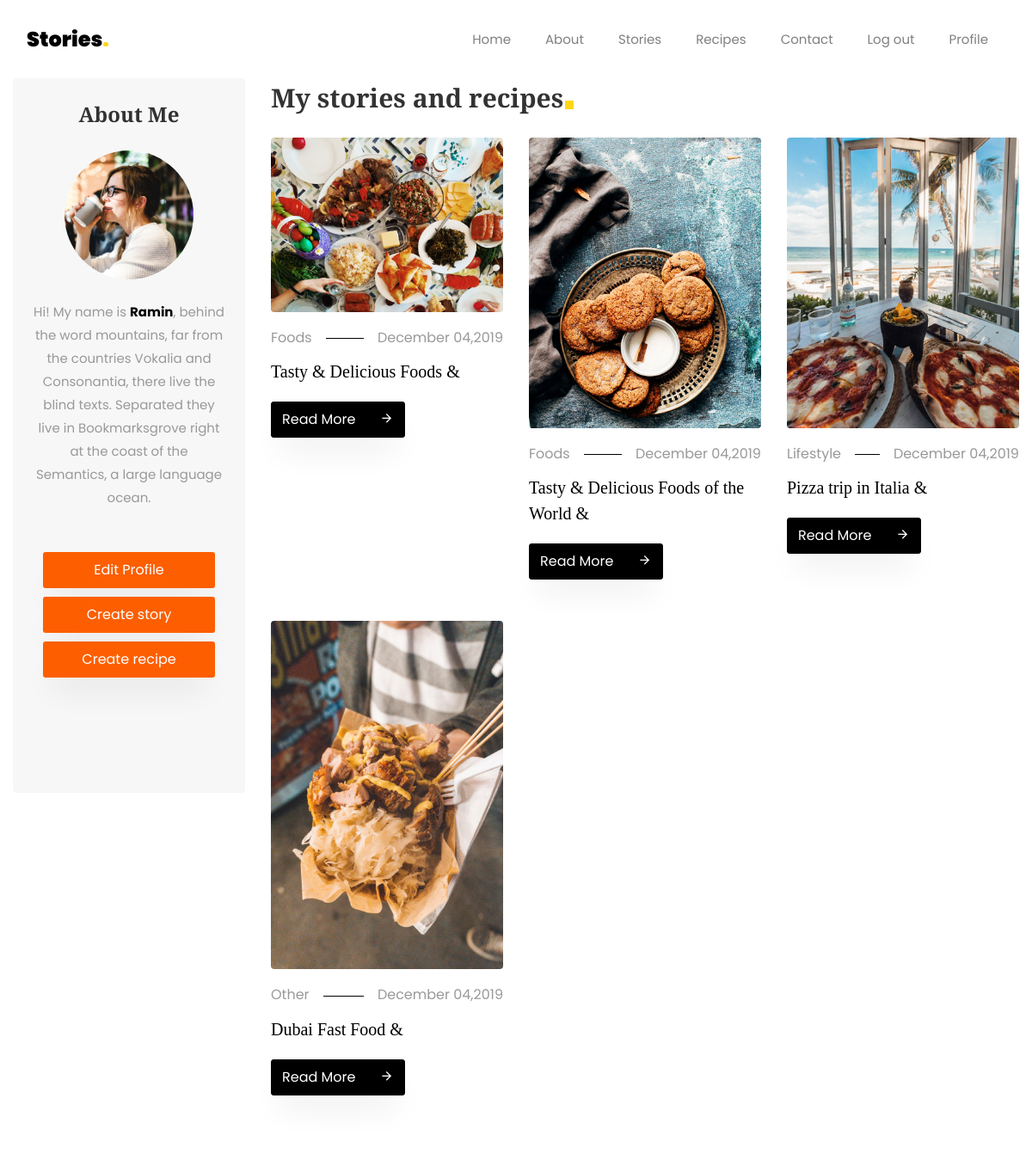
The page /user-profile/1/ (signed in, upper part) on the database as committed earlier.
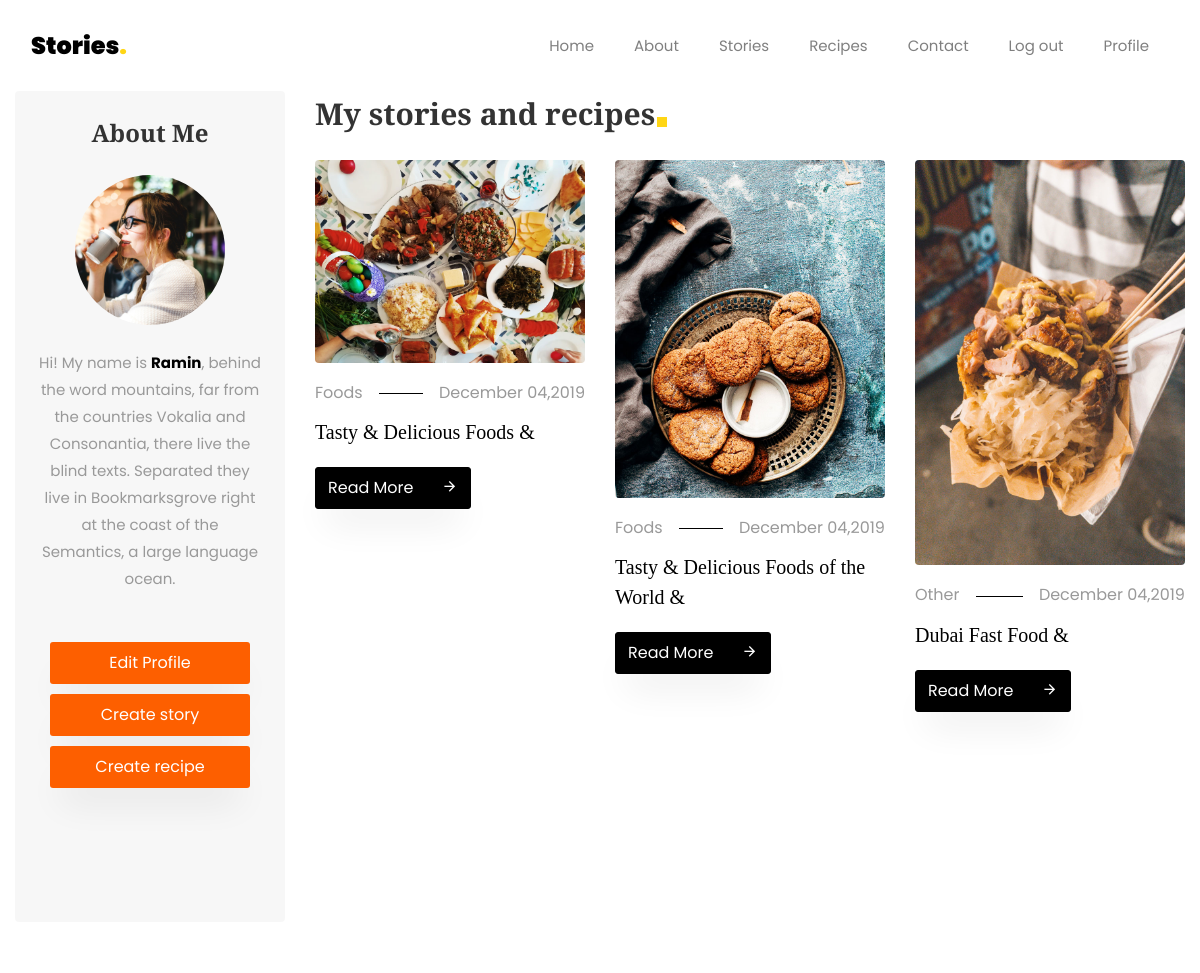
The same page on the database as committed later.
### stories/models.py (models this page shows, shortened)
class NavLinks(models.Model):
    title = models.CharField(max_length=255, blank=False, null=False)
    url = models.CharField(max_length=20, blank=True)
    active = models.BooleanField(default=True)
    create_at = models.DateTimeField(auto_now_add=True)
    updated_at = models.DateTimeField(auto_now=True)

class Story(models.Model):
    title = models.CharField(max_length=50, blank=False, null=True)
    created_at = models.DateField(auto_now_add=True)
    image = models.ImageField(upload_to='stories', blank=False, null= True)
    description = models.TextField(blank=False)
    category = models.ForeignKey('Category', on_delete=models.CASCADE, related_name='stories',null=True)# class Category-ni bura elave edirik etc. Category 'Lunch-in icine class Categoryde muxtelif lunch-lar elave edirik sonra Story-se elave edirik'
    updated_at = models.DateTimeField(auto_now = True)
    owner = models.ForeignKey(User, on_delete=models.CASCADE, related_name='stories', default=1) #default=1 default user owner of recipes
    view_count = models.PositiveIntegerField('View count', default=0) # checks how many ppl watched the story
    class Meta:
        ordering = ('-created_at',)
        verbose_name = 'Hekaye'
        verbose_name_plural = 'Hekayeler'

class Category(models.Model):
    title = models.CharField(max_length=50, blank=False, null=True)
    image = models.ImageField(upload_to='categories')
    create_at = models.DateTimeField(auto_now_add=True)
    updated_at = models.DateTimeField(auto_now=True)

### stories/views.py (the view)
# urls.py: path('user-profile/<int:pk>/',UserProfileView.as_view(), name='user-profile'),
class UserProfileView(DetailView):
    model = User
    template_name = 'stories/user-profile.html'

### stories/templatetags/base_filters.py (called while the page is built)
@register.simple_tag
def get_nav_links():
    return NavLinks.objects.filter(active=True)

@register.simple_tag
def get_categories():
    return Category.objects.all()

@register.simple_tag
def get_subscriber_form():
    return SubscriberForm()

### stories/templates/stories/user-profile.html (shortened to what this page needs)
{% extends 'base/index.html' %}
{% load static %}
{% block content %}
    <section class="ftco-section ftco-no-pt ">
        <div class="container">
            <div class="row">
                <div class="col-lg-3">
                    <div class="user-profile-side-bar sidebar-wrap">
                        <div class="sidebar-box p-4 about text-center ftco-animate">
                            <h2 class="heading mb-4">About Me</h2>
                            <img src='{% static "images/author.jpg" %}' class="img-fluid" alt="Colorlib Template">
                            <div class="text pt-4">
                                <p>Hi! My name is <strong>{{ request.user.first_name }}</strong>, behind the word mountains, far from the countries Vokalia and Consonantia, there live the blind texts. Separated they live in Bookmarksgrove right at the coast of the Semantics,
                                    a large language ocean.</p>
                            </div>
                        </div>
                        <div class="sidebar-box ftco-animate user-profile">
                            <a href="{% url 'stories:user-edit' request.user.pk %}" class="btn btn-hover-color py-2">Edit Profile</a>
                        </div>
                        <div class="sidebar-box ftco-animate user-profile">
                            <a href="single.html" class="btn btn-hover-color py-2">Create story </a>
                        </div>
                        <div class="sidebar-box ftco-animate user-profile">
                            <a href="single.html" class="btn btn-hover-color py-2">Create recipe </a>
                        </div>
                    </div>
                </div>
                <div class="col-lg-9">
                    <div class="row">
                        <div class="col-md-12 heading-section ftco-animate">
                            <h2 class="mb-4"><span>My stories and recipes</span></h2>
                        </div>
                    </div>
                    <div class="row">
                        {% for story in request.user.stories.all %}
                            <div class="col-md-4 ftco-animate">
                            <div class="blog-entry">
                                <a class="img-2">
                                    <div class="user-events__edit">
                                        <button type="button" class="edit-event"></button>
                                        <button type="button" class="delete-event"></button>
                                    </div>
                                    <img src='{{ story.image.url }}' class="img-fluid" alt="Colorlib Template">
                                </a>
                                <div class="text pt-3">
                                    <p class="meta d-flex"><span class="pr-3">{{ story.category.title }}</span><span class="ml-auto pl-3">{{ story.created_at|date:'F d,Y' }}</span>
                                    </p>
                                    <h3><a href="#">{{ story.title }} &amp;</a></h3>
                                    <p class="mb-0"><a href="{% url 'stories:single' story.id %}" class="btn btn-black py-2">Read More <span
                                        class="icon-arrow_forward ml-4"></span></a></p>
                                </div>
                            </div>
                        </div>
                        {% endfor %}
                    </div>
                </div>
            </div>
        </div>
    </section>
{% endblock content %}

### templates/partials/header.html (shortened to what this page needs)
{% load base_filters %}
{% get_nav_links as nav_links %}
<nav class="navbar navbar-expand-lg navbar-dark bg-dark ftco-navbar-light" id="ftco-navbar">
    <div class="container">
        <a class="navbar-brand" href="index.html">Stories<span>.</span></a>
        <div class="collapse navbar-collapse" id="ftco-nav">
            <ul class="navbar-nav ml-auto">
                {% for link in nav_links %}
                    {% if link.url == '/accounts/login' %}
                        {% if not user.is_authenticated %}
                            <li class="nav-item active"><a href="{{ link.url }}" class="nav-link">{{ link.title }}</a></li>
                            {% else %}
                             <li class="nav-item active"><a href="{% url 'accounts:logout' %}" class="nav-link">Log out</a></li>
                             <li class="nav-item active"><a href="{% url 'stories:user-profile' request.user.id %}" class="nav-link">Profile</a></li>
                        {% endif %}
                    {% elif link.url == '/accounts/register' %}
                        {% if not user.is_authenticated %}
                            <li class="nav-item active"><a href="{{ link.url }}" class="nav-link">{{ link.title }}</a></li>
                        {% endif %}
                    {% else %}
                        <li class="nav-item active"><a href="{{ link.url }}" class="nav-link">{{ link.title }}</a></li>
                    {% endif %}
                {% endfor %}
            </ul>
        </div>
    </div>
</nav>

Rows that differ between the two databases and show on the page:
no longer on this page (row edited): Story: image (picture), category "Lifestyle", created_at "December 04,2019", title "Pizza trip in Italia"
